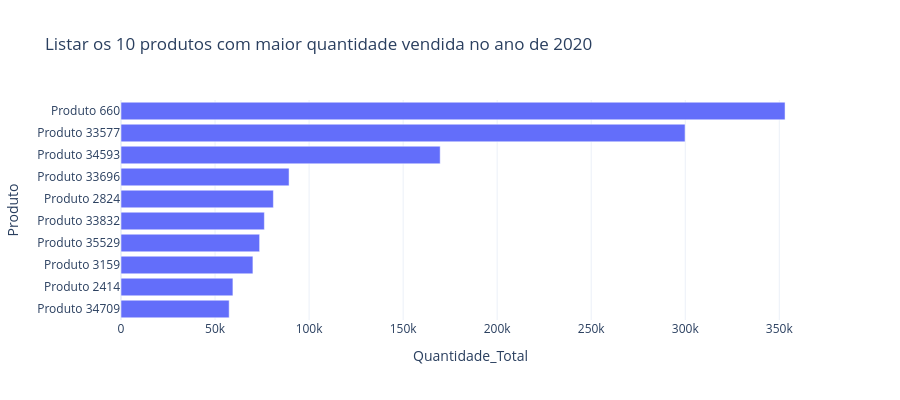

The code cell stored with this chart in its notebook:
### Code cell
chat("Quais os 10 produtos mais vendidos em quantidade em 2020?")

### Figure 1 — Plotly figure (JSON) as saved in the notebook; plotly's stock layout.template omitted (floating-point values rounded to 4 significant figures)
{"data": [{"alignmentgroup": "True", "hovertemplate": "Quantidade_Total=%{x}<br>Produto=%{y}<extra></extra>", "legendgroup": "", "marker": {"color": "#636efa", "pattern": {"shape": ""}}, "name": "", "offsetgroup": "", "orientation": "h", "showlegend": false, "textposition": "auto", "type": "bar", "x": [57512, 59498, 70136, 73700, 76226, 81019, 89360, 169701, 299900, 353061], "xaxis": "x", "y": ["Produto 34709", "Produto 2414", "Produto 3159", "Produto 35529", "Produto 33832", "Produto 2824", "Produto 33696", "Produto 34593", "Produto 33577", "Produto 660"], "yaxis": "y"}], "layout": {"barmode": "relative", "height": 400, "legend": {"tracegroupgap": 0}, "title": {"text": "Listar os 10 produtos com maior quantidade vendida no ano de 2020"}, "xaxis": {"anchor": "y", "domain": [0, 1], "title": {"text": "Quantidade_Total"}}, "yaxis": {"anchor": "x", "domain": [0, 1], "title": {"text": "Produto"}}}}
